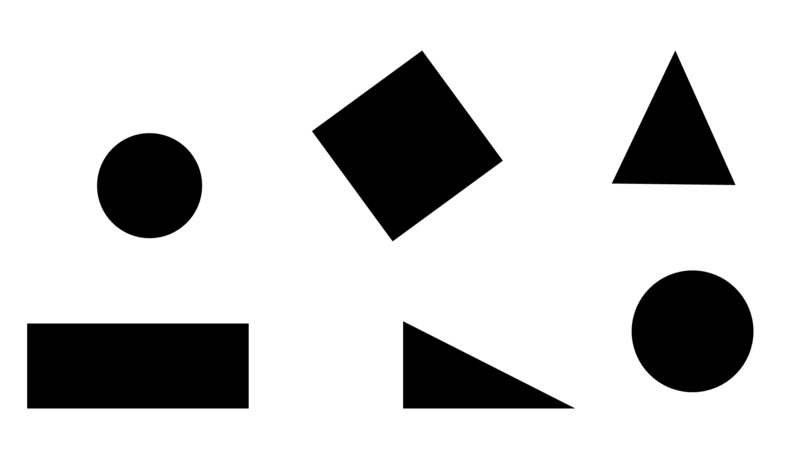
#> input picture Chapter1/shapes.jpg, 800 x 450 px
$ python img_shape.py
#> lines starting #> are read from the running program, lines starting #| are printed output that depends on the picture; after the words box and inside, x2 and y2 are one past the last pixel; in counts of white or black regions, pixels touching at a corner belong together
import cv2
import numpy as np

img = cv2.imread("shapes.jpg")
#> img is the input picture: shape (450, 800, 3); min 0, max 255, mean 202.9
if img is None:
    print("이미지를 불러올 수 없습니다.")
    exit()

output = img.copy()
gray = cv2.cvtColor(img, cv2.COLOR_BGR2GRAY)
blur = cv2.GaussianBlur(gray, (5, 5), 0)

# THRESH_BINARY_INV: 흰 도형 / 검은 배경 되도록 반전
_, binary = cv2.threshold(blur, 0, 255,cv2.THRESH_BINARY_INV + cv2.THRESH_OTSU)
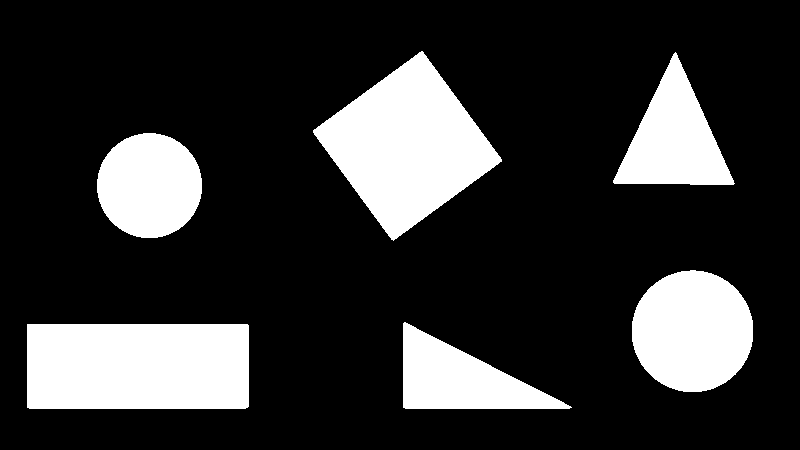
#> binary: shape (450, 800); 20.5% white; 6 white regions

# 윤곽선 검출
contours, _ = cv2.findContours(binary, cv2.RETR_EXTERNAL,cv2.CHAIN_APPROX_SIMPLE)
#> contours = 6 contours; box (x1, y1, x2, y2) and area: (27, 324, 249, 409) 18559, (313, 51, 502, 241) 18440, (632, 270, 753, 392) 11466, (97, 133, 202, 238) 8530, (613, 52, 735, 185) 8099, (403, 322, 572, 409) 7393

# 도형 개수 세기
num_tri = 0      # 삼각형 개수
num_rect = 0     # 사각형 개수
num_circle = 0   # 원(곡선) 개수

for cnt in contours:
    area = cv2.contourArea(cnt)

    if area < 100:
        continue

    # 윤곽선 근사 (꼭지점 개수 보기)
    peri = cv2.arcLength(cnt, True)
    approx = cv2.approxPolyDP(cnt, 0.02 * peri, True)
    vertices = len(approx)

    if vertices == 3:
        num_tri += 1
    elif vertices == 4:
        num_rect += 1
    else:
        num_circle += 1
#> this loop made 6 passes
#> (area, peri, approx, vertices, num_rect) on passes 1, 6: (18559, 607.7, [[27, 324], [29, 408], [248, 406], [247, 324]], 4, 1), (18440, 568.9, [[422, 51], [313, 130], [393, 240], [501, 161]], 4, 2)
#> (area, peri, approx, vertices, num_tri) on passes 2, 5: (7393, 456.5, [[403, 323], [403, 407], [571, 407]], 3, 1), (8099, 433.4, [[675, 52], [614, 183], [734, 183]], 3, 2)
#> after the loop, num_circle = 2; num_rect = 2; num_tri = 2

text = f"Triangles: {num_tri}, Rectangles: {num_rect}, Circles: {num_circle}"
#> text = 'Triangles: 2, Rectangles: 2, Circles: 2'

cv2.putText(output, text, (10, 30),cv2.FONT_HERSHEY_SIMPLEX, 0.8, (0, 0, 255), 2)
cv2.drawContours(output, contours, -1, (0, 255, 0), 2)
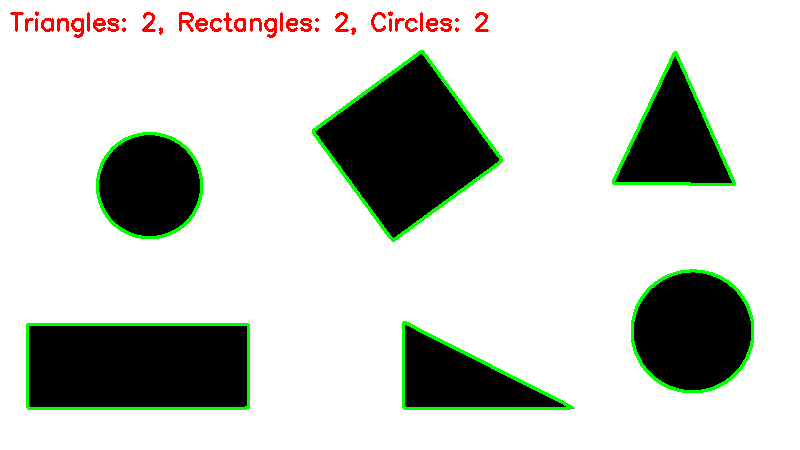
#> output: shape (450, 800, 3); mean B, G, R 198.3, 204.7, 200.4
cv2.imshow("Original", img)
cv2.imshow("Contours & Count", output)
cv2.waitKey(0)
cv2.destroyAllWindows()
